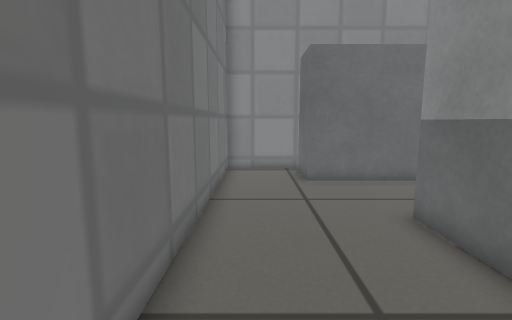
[1] (above)

16 first-person views from a walk through a world built for the Gazebo simulator. The camera is 0.46 m above the floor, tilts 8° down and sees 85° across. The floor is counted in squares, 0.2 m on a side. Each view is taken from the middle of a square. On the plan, view 1 faces up. The plan holds only what a view shows up to about 17 squares ahead; the rest is blank. Simple patterns stand in for the simulator's built-in surfaces.

[2]
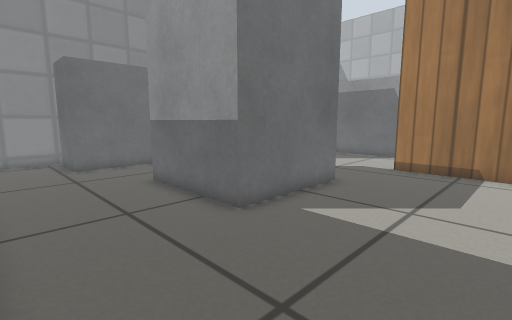

[3]
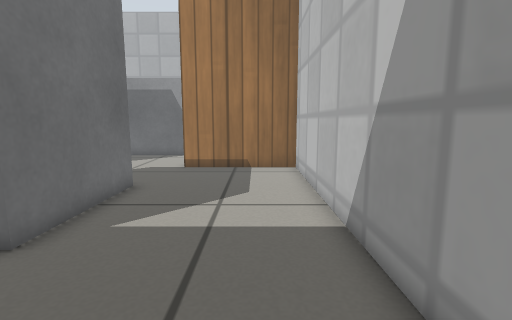

[4]
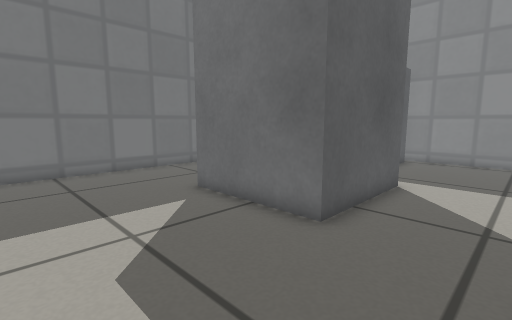

[5]
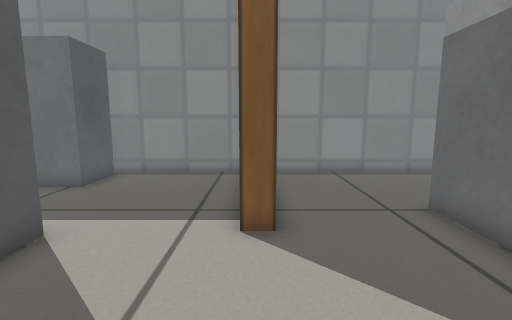

[6]
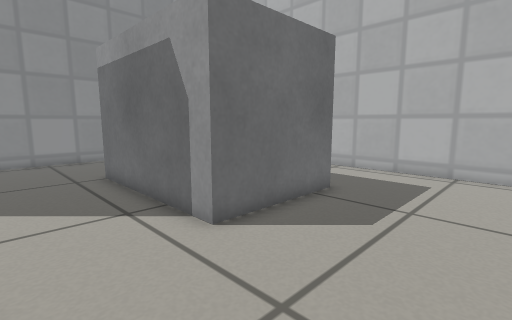

[7]
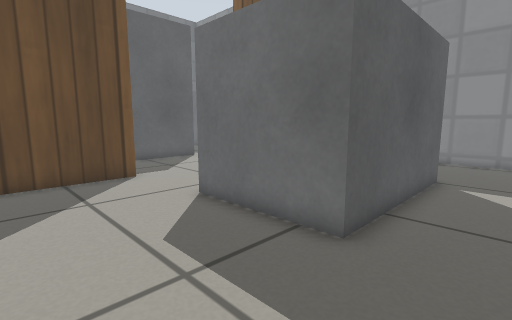

[8]
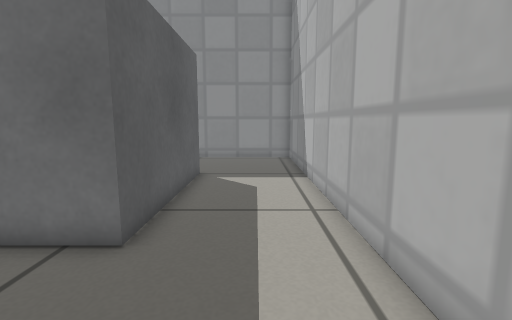

[9]
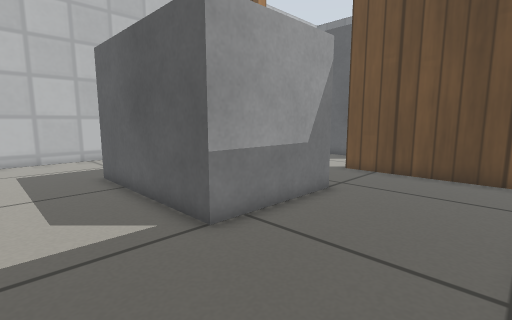

[10]
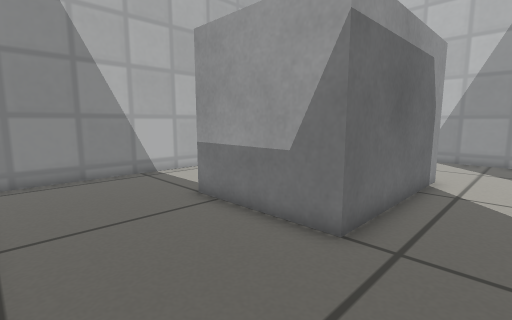

[11]
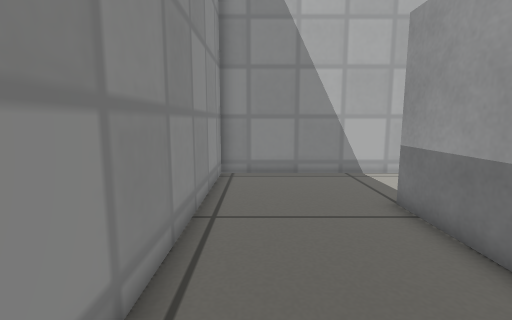

[12]
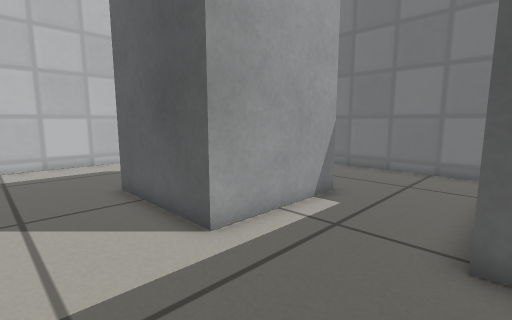

[13]
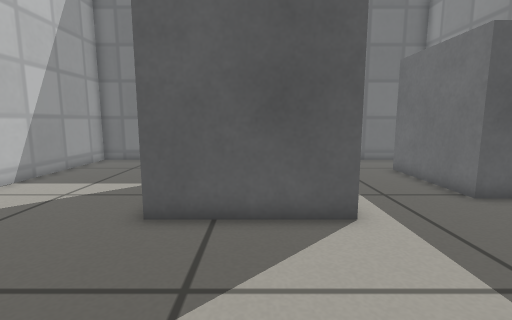

[14]
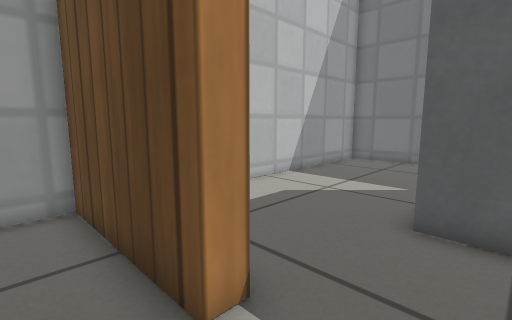

[15]
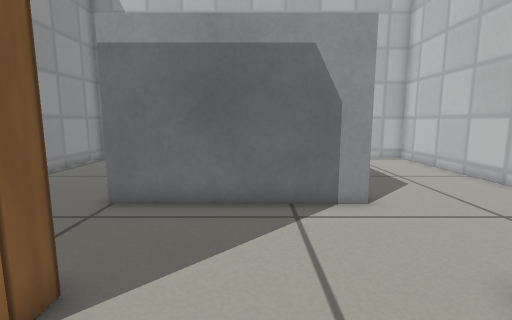

[16]
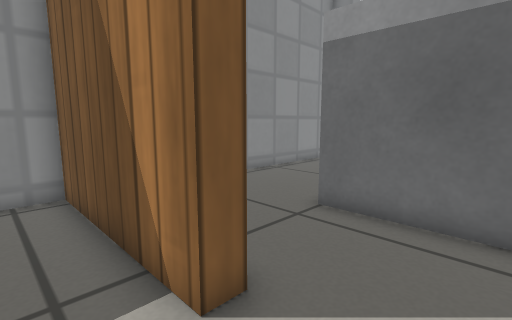

### Floor plan
Key: @ floor where view 1 was taken; # wall or solid block; . floor; B grey box.
Columns run from 2 left of view 1 to 27 right of it. Each row starts with its distance up from view 1.
 14 #####    #####################
 13 #...B    B.....#.............#
 12 #...B    B.....#.............#
 11 #...BBBBBB.....#.............#
 10 #..............#.............#
  9 #..............#.............#
  8 #..............#....BBBBB....#
  7 #..............#....B   B....#
  6 #.....BBBBBB........B   B....#
  5 #.....B    B........B   B....#
  4 #.....B    B........B   B....#
  3 #.....B    B........B   B....#
  2 #.....BBBBBB........B   B....#
  1 #...................BBBBB....#
  0 #.@............#.............#
 -1 #..............#.............#
 -2 #..............#.............#
 -3 #..............#.............#
 -4 #..............#.............#
 -5 ##############################

Where each view was taken, in squares from view 1:
view 1: 0 up, 0 right, facing up
view 2: 4 down, 1 left, facing up-right
view 3: 3 down, 1 left, facing right
view 4: 4 down, 12 right, facing up-left
view 5: 1 up, 13 right, facing up
view 6: 4 down, 14 right, facing up-right
view 7: 4 down, 25 right, facing up-left
view 8: 4 down, 25 right, facing up
view 9: 13 up, 26 right, facing down-left
view 10: 13 up, 15 right, facing down-right
view 11: 12 up, 15 right, facing right
view 12: 11 up, 12 right, facing down-left
view 13: 4 up, 15 right, facing left
view 14: 3 up, 15 right, facing down-left
view 15: 4 up, 10 right, facing right
view 16: 4 up, 11 right, facing up-right
